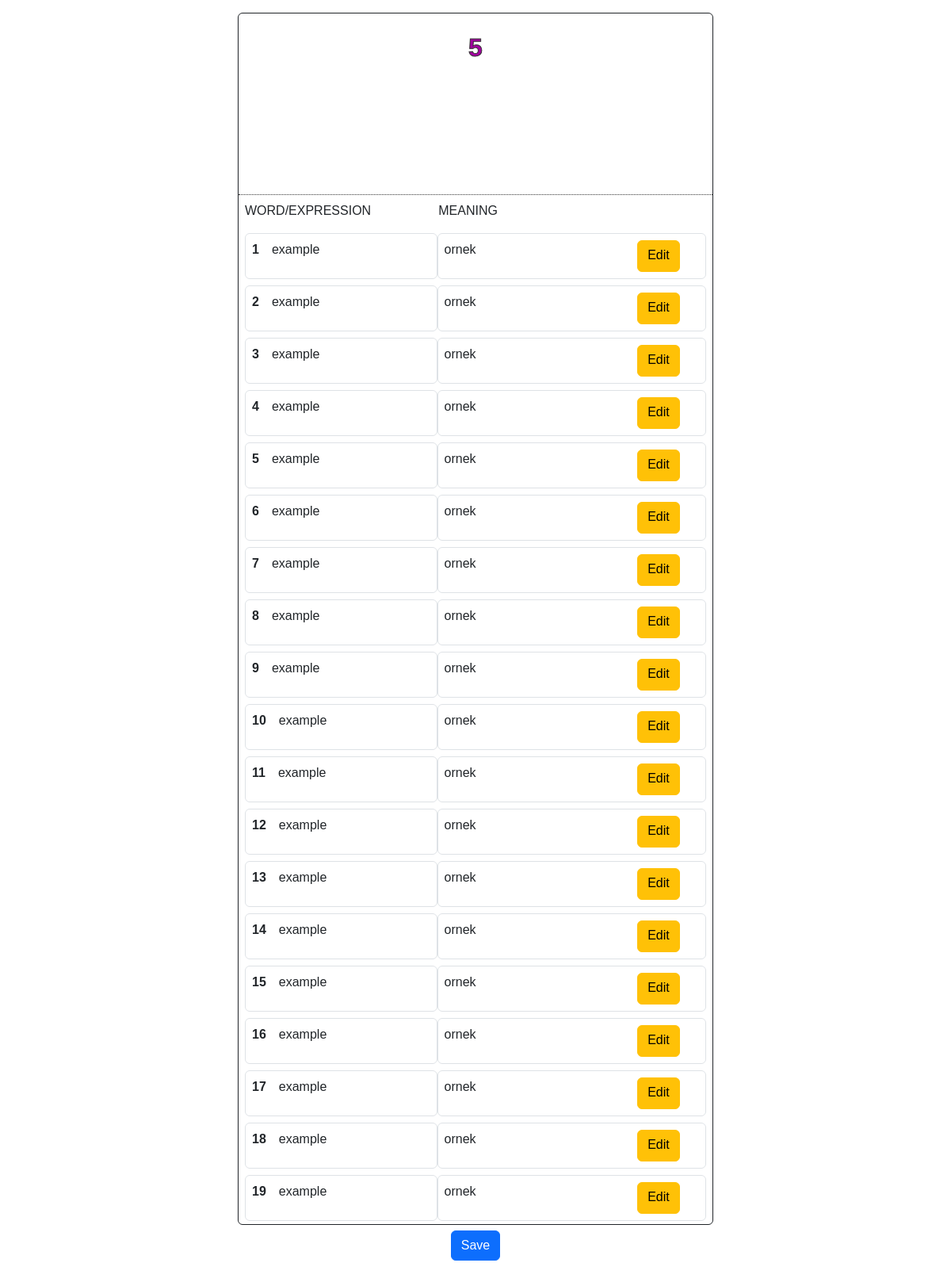
/recepsienen/Recep-Can-Akdemir/5, run on the app's committed database.
### book/models.py (models this page shows, shortened)
class Page(models.Model):
    number = models.IntegerField(blank=True,null=True)
    book = models.ForeignKey(Book, on_delete=models.CASCADE, null=False, related_name="book")
    edit_mode = models.BooleanField(default=True)
    first_save_done = models.BooleanField(default=False)
    finished = models.BooleanField(default=False)

class Word(models.Model):
    word = models.CharField(max_length=200, null = True)
    meaning = models.CharField(max_length=200, null=True)
    page = models.ForeignKey(Page, on_delete=models.CASCADE, null = False,  related_name="page")
    remembered = models.BooleanField()
    number = models.IntegerField(blank=True,null=True)
    repeated = models.IntegerField(blank=True, null=True)

### book/views.py (the view, shortened to what this page needs)
# urls.py: path("<str:username>/<str:book_name>/<int:page_number>", views.page_view, name="page_view")
def page_view(request,username,book_name,page_number):
    book = Book.objects.filter(link_name = book_name).first()
    page = Page.objects.filter(book = book, number = page_number).first()
    words = Word.objects.filter(page = page,remembered = False)
    words = Word.objects.filter(page = page,remembered = False)
    remembered_words = Word.objects.filter(page=page, remembered = True).order_by('-repeated')
    if len(remembered_words) == book.words_per_page:
        page.finished = True
        page.save()
    return render(request, "book/page.html",{
        "words": words,
        "page":page,
        "book":book,
        "word_amount":len(words),
        "remembered_words":remembered_words,
    })

### book/templates/book/page.html (shortened to what this page needs)
{% extends "book/layout.html" %}
{% block body %}
<div id="page-container" class="rounded">
    <div id="inner-container" class="w-50 h-100 m-auto border border-dark rounded mt-3">
        <div id="title" class="" style="color:{{book.cover_color}}">
            <div class="d-flex justify-content-center w-100 p-2">
                <h1 id ="page-title" class="text-center fs-2 fw-bold mt-3">{{page.number}}</h1>
            </div>
        </div>
        {% if page.edit_mode and page.first_save_done == False  and word_amount is not 0 %}
        <div id="all-words">
            <div class="d-flex justify-content-between">
                <div id="word-meaning-headline" class="d-flex justify-content-between">
                    <p id="word-title" class="text-end m-2">WORD/EXPRESSION</p>
                    <p id="meaning-title" class="text-center m-2">MEANING</p>
                </div>
            </div>
            {% for word in words %}
                <div id="word-meaning" class="d-flex m-2 justify-content-between rounded">
                    <div class="w-50 border d-flex rounded" >
                        <p id="word-number" class="p-2 fw-bold">{{forloop.counter}}</p>
                        <div>
                            <p class="p-2">{{word.word}}</p>
                        </div>
                    </div>
                    <div id="word-checkbox" class="border d-flex justify-content-between rounded">
                        <div class="d-flex w-50">
                            <div class="">
                                <p class="p-2 text-right">{{word.meaning}}</p>
                            </div>
                        </div>
                        <div id="checkbox-container" class="d-flex justify-content-center rounded">
                            <div id="edit-word-btn" class="btn btn-warning">Edit</div>
                        </div>
                    </div>
                </div>
            {% endfor %}
        </div>
        <div class="d-flex">
            <div class="w-100 d-flex justify-content-center">
                <div id="save-all-btn" class="btn btn-primary m-2">Save</div>
            </div>
        </div>
        {% endif %}
    </div>
</div>
{% endblock %}

### book/static/book/main.css (style rules this page uses)
body { font-family: sans-serif; overflow: hidden; height: 100vh; width: 100vw; background-color: #ffffff; }
#page-container { width: 100vw; height: 80vh; }
#title { height: 15%; border-bottom: 1px dotted #333; color: white; }
#page-title { -webkit-text-stroke: #333; -webkit-text-stroke-width: 1px; }
#word-checkbox { width: 70%; }
#checkbox-container { width: 35%; }
#all-words { height: 85%; overflow-y: auto; overflow-x:hidden; }
#edit-word-btn { margin-top: .5rem; height: 40px; }
#word-meaning-headline { width: 56%; }

### book/static/book/mobile.css (style rules this page uses)
#inner-container { width: 100vw; }
#page-container { width: 100vw !important; }
#inner-container { width: 100vw !important; }

### data on the page
Page: number "5"
Word: word "example", meaning "ornek"
Word: word "example", meaning "ornek"
Word: word "example", meaning "ornek"
Word: word "example", meaning "ornek"
Word: word "example", meaning "ornek"
Word: word "example", meaning "ornek"
Word: word "example", meaning "ornek"
Word: word "example", meaning "ornek"
Word: word "example", meaning "ornek"
Word: word "example", meaning "ornek"
Word: word "example", meaning "ornek"
Word: word "example", meaning "ornek"
Word: word "example", meaning "ornek"
Word: word "example", meaning "ornek"
Word: word "example", meaning "ornek"
Word: word "example", meaning "ornek"
Word: word "example", meaning "ornek"
Word: word "example", meaning "ornek"
Word: word "example", meaning "ornek"
